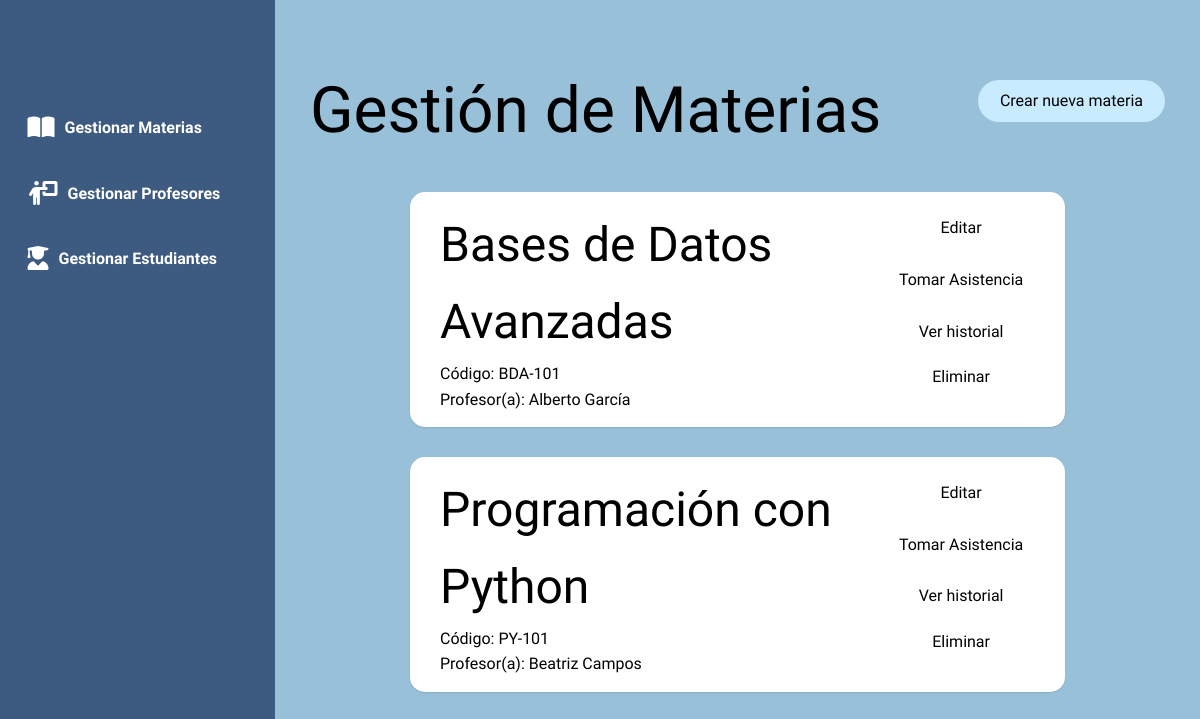
Before: / with the older database file.
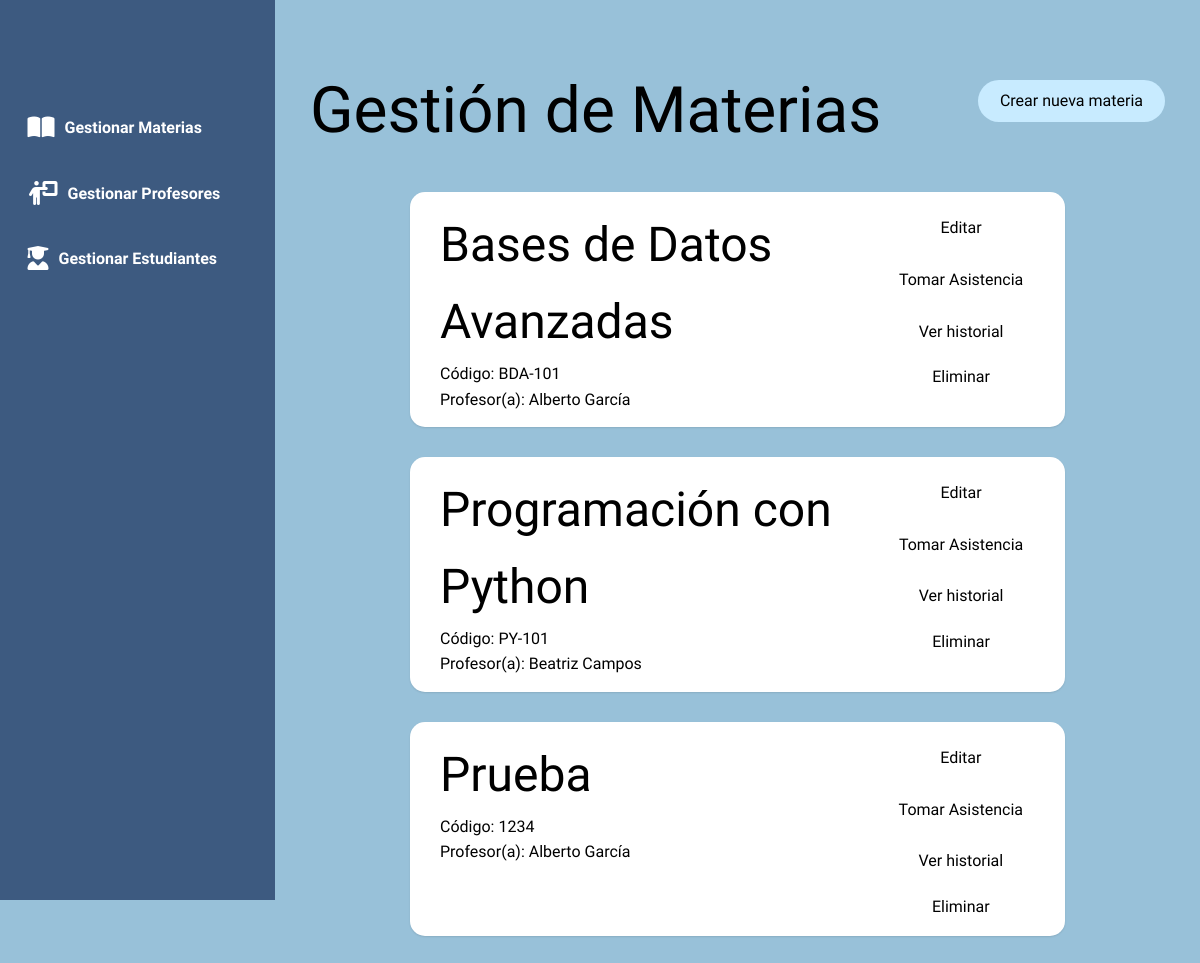
After: the same page with the newer database file.
### models.py (models this page shows)
class Materia(Base):
    __tablename__ = 'materias'
    id = Column(Integer, primary_key=True)
    nombre_materia = Column(String(100), nullable=False)
    codigo_materia = Column(String(20), unique=True, nullable=False)
    profesor_id = Column(Integer, ForeignKey('profesores.id'))
    profesor = relationship("Profesor", back_populates="materias")
    inscripciones = relationship("Inscripcion", back_populates="materia", cascade="all, delete-orphan")

class Profesor(Base):
    __tablename__ = 'profesores'
    id = Column(Integer, primary_key=True)
    nombre = Column(String(50), nullable=False)
    apellido = Column(String(50), nullable=False)
    especialidad = Column(String(100))
    is_active = Column(Boolean, default=True, nullable=False)
    materias = relationship("Materia", back_populates="profesor")

### app.py (the view)
@app.route('/')
def index():
    materias = session.query(Materia).join(Profesor).filter(Profesor.is_active == True).all()
    return render_template('index.html', materias=materias)

### templates/index.html (shortened to what this page needs)
{% extends "base.html" %}
{% block content %}
<div class="header">
    <h1>Gestión de Materias</h1>
    <a href="{{ url_for('nueva_materia') }}" class="btn create-btn">Crear nueva materia</a>
</div>
{% for materia in materias %}
	<div class="card">
		<div>
			<h2>{{ materia.nombre_materia }}</h2>
			<p>Código: {{ materia.codigo_materia }}</p>
			<p>Profesor(a): {{ materia.profesor.nombre }} {{ materia.profesor.apellido }}</p>
		</div>
		<div class="action-buttons">
			<a href="{{ url_for('editar_materia', materia_id=materia.id) }}" class="btn btn-card">Editar</a>
			<a href="{{ url_for('materia_detalle', materia_id=materia.id) }}" class="btn btn-card">Tomar Asistencia</a>
			<a href="{{ url_for('ver_asistencias', materia_id=materia.id) }}" class="btn btn-card">Ver historial</a>
			<form action="{{ url_for('eliminar_materia', materia_id=materia.id) }}" method="POST" style="display:inline;" onsubmit="return confirm('¿Seguro que deseas eliminar esta materia?');">
				<button type="submit" class="btn btn-delete">Eliminar</button>
			</form>
		</div>
	</div>
{% else %}
	<p>No hay materias registradas.</p>
{% endfor %}
{% endblock %}

Changed rows visible on the page:
added Materia: nombre_materia "Prueba", codigo_materia "1234", profesor.nombre "Alberto", profesor.apellido "García"
